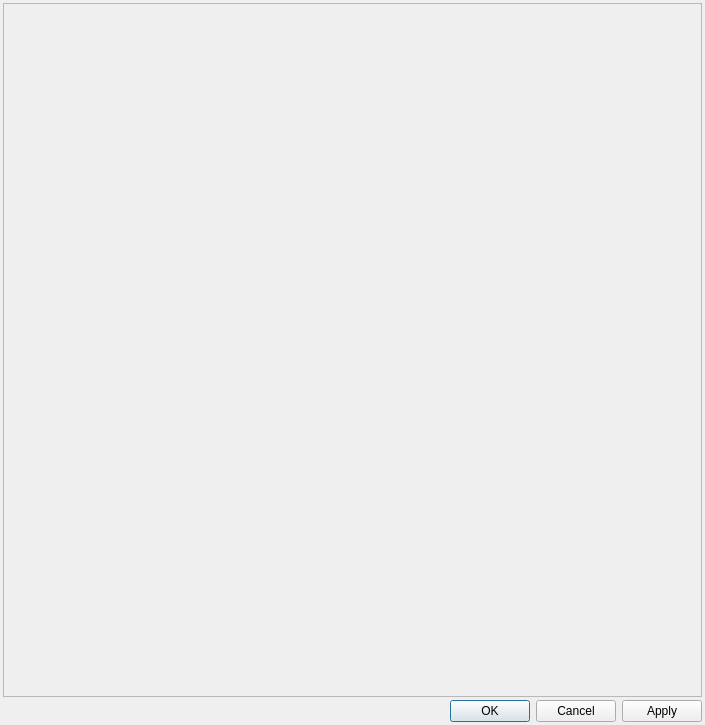
<?xml version="1.0" encoding="UTF-8"?>
<ui version="4.0">
 <class>Dialog</class>
 <widget class="QDialog" name="Dialog">
  <property name="geometry">
   <rect>
    <x>0</x>
    <y>0</y>
    <width>705</width>
    <height>725</height>
   </rect>
  </property>
  <property name="windowTitle">
   <string>Style editor</string>
  </property>
  <layout class="QVBoxLayout" name="verticalLayout">
   <property name="spacing">
    <number>3</number>
   </property>
   <property name="leftMargin">
    <number>3</number>
   </property>
   <property name="topMargin">
    <number>3</number>
   </property>
   <property name="rightMargin">
    <number>3</number>
   </property>
   <property name="bottomMargin">
    <number>3</number>
   </property>
   <item>
    <widget class="QScrollArea" name="scrollArea">
     <property name="sizePolicy">
      <sizepolicy hsizetype="MinimumExpanding" vsizetype="Expanding">
       <horstretch>0</horstretch>
       <verstretch>0</verstretch>
      </sizepolicy>
     </property>
     <property name="horizontalScrollBarPolicy">
      <enum>Qt::ScrollBarAlwaysOff</enum>
     </property>
     <property name="widgetResizable">
      <bool>true</bool>
     </property>
     <widget class="QWidget" name="StyleEditorWidget">
      <property name="geometry">
       <rect>
        <x>0</x>
        <y>0</y>
        <width>695</width>
        <height>680</height>
       </rect>
      </property>
     </widget>
    </widget>
   </item>
   <item>
    <widget class="QDialogButtonBox" name="DialogButtons">
     <property name="orientation">
      <enum>Qt::Horizontal</enum>
     </property>
     <property name="standardButtons">
      <set>QDialogButtonBox::Apply|QDialogButtonBox::Cancel|QDialogButtonBox::Ok</set>
     </property>
    </widget>
   </item>
  </layout>
 </widget>
 <resources/>
 <connections>
  <connection>
   <sender>DialogButtons</sender>
   <signal>accepted()</signal>
   <receiver>Dialog</receiver>
   <slot>accept()</slot>
   <hints>
    <hint type="sourcelabel">
     <x>221</x>
     <y>629</y>
    </hint>
    <hint type="destinationlabel">
     <x>157</x>
     <y>274</y>
    </hint>
   </hints>
  </connection>
  <connection>
   <sender>DialogButtons</sender>
   <signal>rejected()</signal>
   <receiver>Dialog</receiver>
   <slot>reject()</slot>
   <hints>
    <hint type="sourcelabel">
     <x>289</x>
     <y>635</y>
    </hint>
    <hint type="destinationlabel">
     <x>286</x>
     <y>274</y>
    </hint>
   </hints>
  </connection>
 </connections>
</ui>
